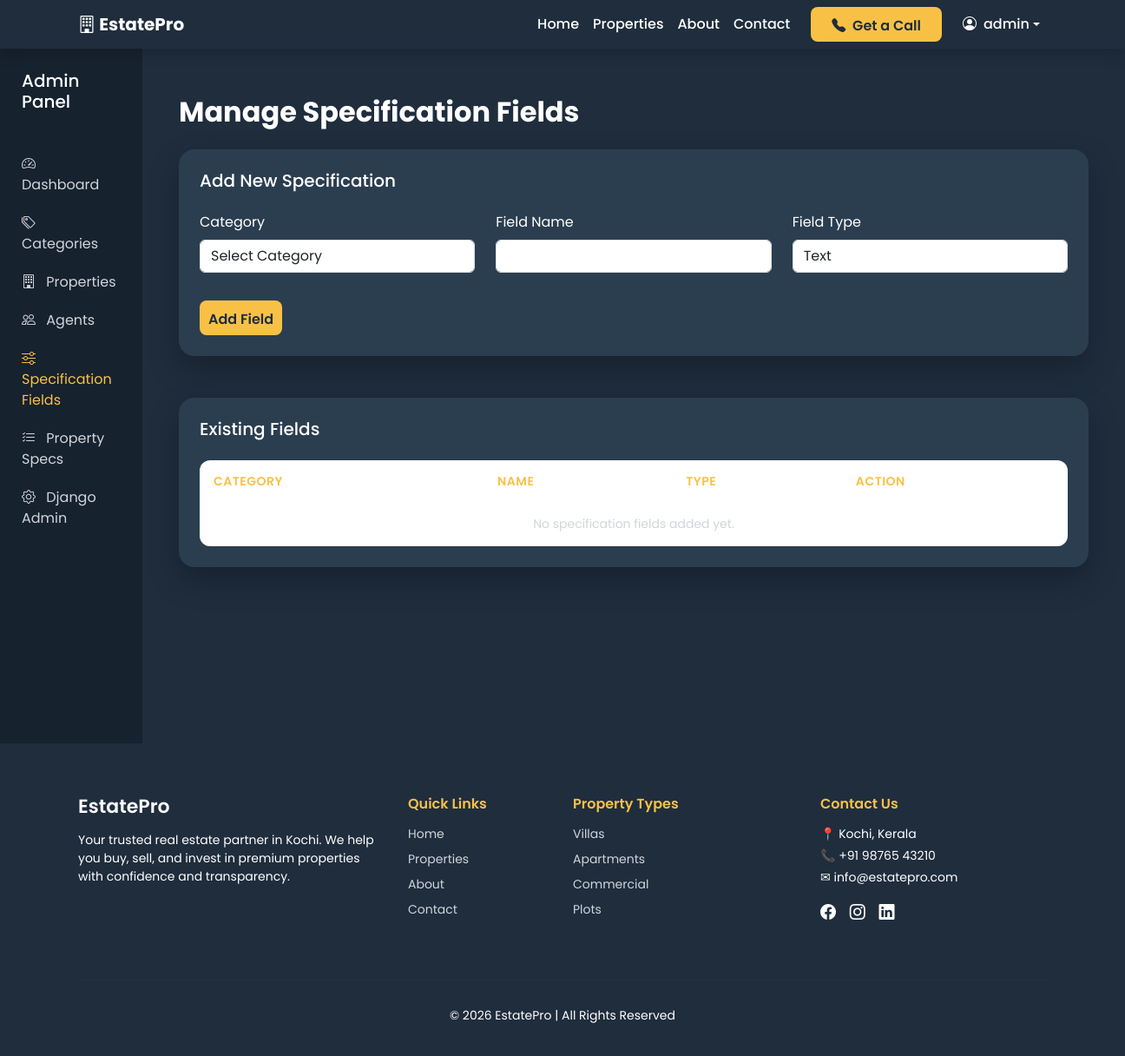
Before: /accounts/admin-dashboard/spec-fields/ (signed in) with the older database file.
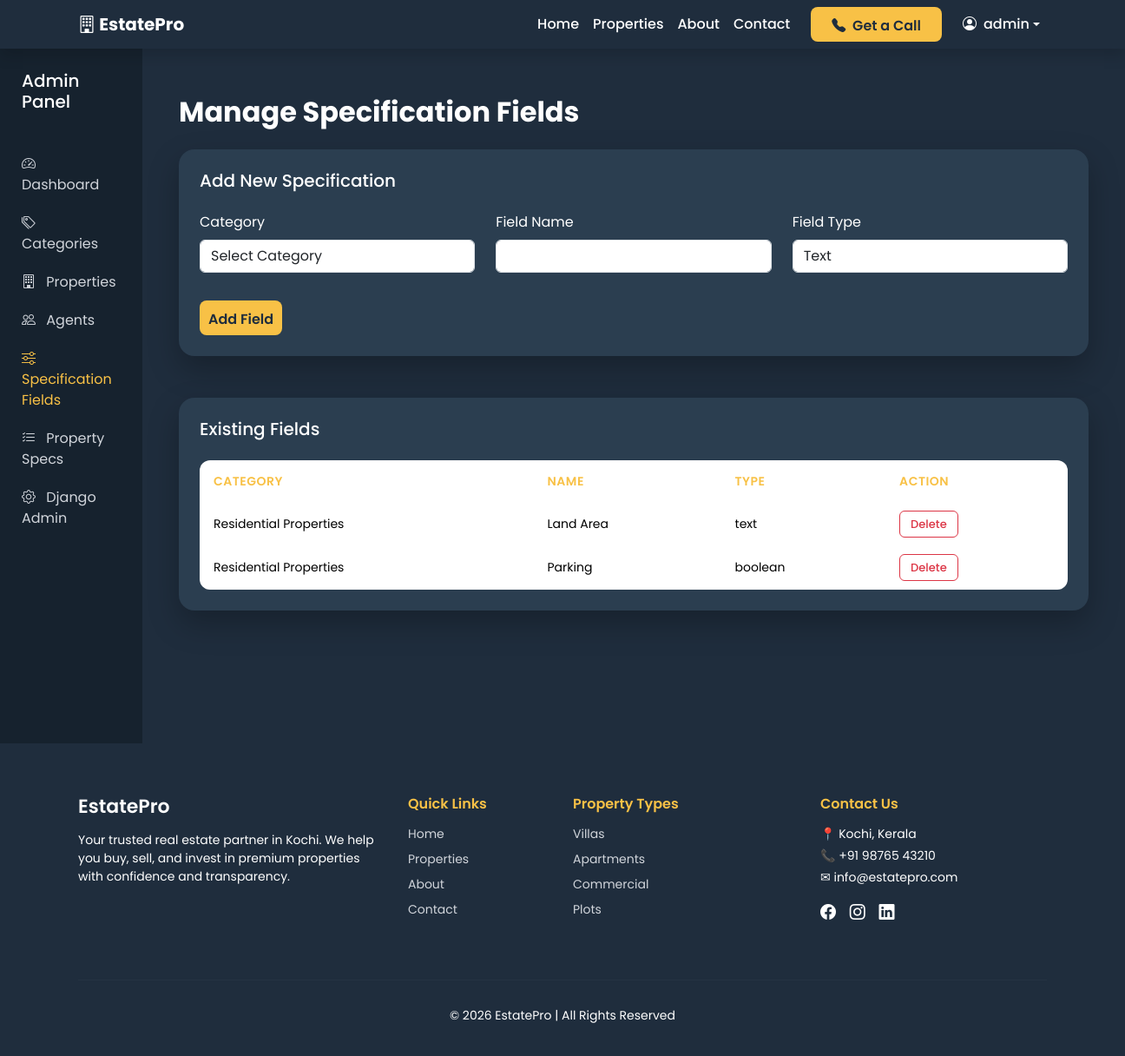
After: the same page with the newer database file.
### properties/models.py (models this page shows, shortened)
class SpecificationField(models.Model):
    FIELD_TYPES = [
        ('text', 'Text'),
        ('number', 'Number'),
        ('boolean', 'Boolean'),
    ]
    category = models.ForeignKey(Category, on_delete=models.CASCADE, related_name='spec_fields')
    name = models.CharField(max_length=100)
    field_type = models.CharField(max_length=20, choices=FIELD_TYPES)

class Category(models.Model):
    name = models.CharField(max_length=100)
    slug = models.SlugField(unique=True, blank=True)
    image = models.ImageField(upload_to='category_images/', blank=True, null=True)

### accounts/views.py (the view, shortened to what this page needs)
# urls.py: path('admin-dashboard/spec-fields/', views.admin_spec_fields, name='admin_spec_fields'),
@login_required
def admin_spec_fields(request):
    if not request.user.is_superuser:
        return redirect('home')
    categories = Category.objects.all()
    fields = SpecificationField.objects.select_related('category')
    return render(request, 'spec_fields.html', {
        'fields': fields,
        'categories': categories
    })

### templates/spec_fields.html (shortened to what the changed rows need)
{% extends 'base.html' %}
{% block content %}
<section class="admin-wrapper">
    <div class="admin-layout">
        <main class="admin-content">
            <div class="container-fluid py-4">
                <h2 class="fw-bold mb-4 text-white">
                    Manage Specification Fields
                </h2>
                <div class="admin-card p-4">
                    <div class="table-responsive">
                        <table class="table admin-table align-middle">
                            <thead>
                                <tr>
                                    <th>Category</th>
                                    <th>Name</th>
                                    <th>Type</th>
                                    <th>Action</th>
                                </tr>
                            </thead>
                            <tbody>
                                {% for field in fields %}
                                <tr>
                                    <td>{{ field.category.name }}</td>
                                    <td>{{ field.name }}</td>
                                    <td>{{ field.field_type }}</td>
                                    <td>
                                        <a href="{% url 'admin_delete_spec_field' field.id %}"
                                           class="btn-action btn-delete"
                                           onclick="return confirm('Delete this field?')">
                                           Delete
                                        </a>
                                    </td>
                                </tr>
                                {% empty %}
                                <tr>
                                    <td colspan="4"
                                        class="text-center text-muted">
                                        No specification fields added yet.
                                    </td>
                                </tr>
                                {% endfor %}
                            </tbody>
                        </table>
                    </div>
                </div>
            </div>
        </main>
    </div>
</section>
{% endblock %}

Changed rows visible on the page:
added SpecificationField: category.name "Residential Properties", name "Land Area", field_type "text"
added SpecificationField: category.name "Residential Properties", name "Parking", field_type "boolean"
Other visible differences:
text no longer shown: "No specification fields added yet."
